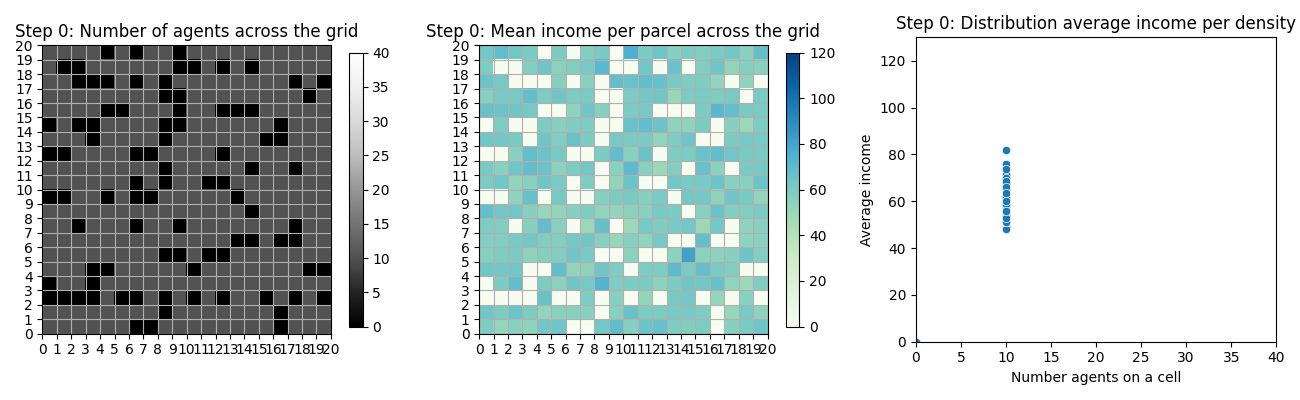
#> input picture Model4/modelrun_images/step000.png, 1300 x 400 px; its folder holds only this picture in this run
$ jupyter execute --allow-errors analysis04.ipynb   (shell and % lines are left out)
#> lines starting #> are read from the running program, lines starting #| are printed output that depends on the picture
### src/model04.py
from mesa import Model, Agent
from mesa.time import RandomActivation
from mesa.space import MultiGrid
from mesa.datacollection import DataCollector
from numpy import random
from statistics import median
import numpy as np
# from src.plots import model_plots
from scipy.stats import skewnorm
from scipy.stats import uniform

class SchellingAgent(Agent):
    """
    Schelling segregation agent
    """

    # [50 lines left out: functions __init__, step, not called in this run]

class Schelling(Model):
    """
    Model class for the Schelling segregation model [Changed 15/11].
    """

    def __init__(self, height=20, width=20, density=0.8, income_distribution_type='right'):
        self.height = height
        self.width = width
        self.density = density
        self.income_distribution_type = income_distribution_type

        self.schedule = RandomActivation(self)
        self.grid = MultiGrid(width, height, torus=False)

        self.parcel_values = {}

        ### helper functions for data collector
        # [11 lines left out: functions get_counts, get_incomes, not called in this run]

        ### data collector
        self.datacollector = DataCollector(
            model_reporters=
            {
                #"agent_incomes": count_agents(),
                "agent_counts":  lambda m: get_counts(m),
                "agent_incomes": lambda m: get_incomes(m),
            },
            agent_reporters=
                {
                    "x": lambda a: a.pos[0],
                    "y": lambda a: a.pos[1]
                },
        )

        # Set up agents
        # We use a grid iterator that returns
        # the coordinates of a cell as well as
        # its contents. (coord_iter)
        #Placing the agents on the grid (every cell has 10 agents)
        for cell in self.grid.coord_iter():
            x = cell[1][0]
            y = cell[1][1]
            if self.random.random() < self.density:
                for i in range(0,10):
                    if self.income_distribution_type =='right':
                        agent = SchellingAgent((x,y,i), (x, y), self, skewnorm.rvs(10, loc=40, scale=25, size=1)[0]) #Adding income distribution
                    elif self.income_distribution_type =='left':
                        agent = SchellingAgent((x, y, i), (x, y), self, skewnorm.rvs(-5, loc=120, scale=25, size=1)[0])
                    elif self.income_distribution_type =='normal':
                        agent = SchellingAgent((x, y, i), (x, y), self, random.normal(loc=80, scale=15))
                    elif self.income_distribution_type =='uniform':
                        agent = SchellingAgent((x, y, i), (x, y), self, uniform.rvs(loc=30, scale=100))
                    else:
                        print("ERROR no correct income distribution type defined!!")
                    self.grid.place_agent(agent =agent, pos=(x, y))
                    self.schedule.add(agent)

        self.datacollector.collect(self)


    # [43 lines left out: functions step, run_model, not called in this run]

### notebooks/analysis04.ipynb
[cell 1]
import os
import numpy as np
import matplotlib.pyplot as plt
from scipy.stats import skewnorm
import statistics
from scipy.stats import uniform
import seaborn as sns
import math
import cv2

from src.model04 import Schelling
import src.plots as plots

Now we instantiate a model instance: a 20x20 grid, with an 80% chance of an agent being placed in each cell, and the income distribution is skewed to the right (There are 4 types of income distribution available: 'right' , 'left' , 'normal' , 'uniform'. For more information and visualisation of the distributions, scroll to the end of this document)

#> (a cell that did not finish here is left out)

#> (a cell that did not finish here is left out)

**Plots from datacollector, with normalized lims...**

#> (a cell that did not finish here is left out)

[cell 5]
# make folder and plots at each step

os.makedirs("../results/model04/", exist_ok = True)

#> (the rest of this cell did not finish here and is left out)

[cell 6]
# make video
fps = 1
img_folder_name = "../results/model04/"
images = sorted([img for img in os.listdir(img_folder_name) if img.endswith(".png")])
video_name = "../results/model04/video.mp4"
#> (the rest of this cell did not finish here and is left out)

***
***

### STD and max, min of cells and neighborhoods ###

[cell 7]
model_income = []
model_income_std = []

#> (the rest of this cell did not finish here and is left out)

[cell 8]
model_income_mean = []
model_income_std = []
#> (the rest of this cell did not finish here and is left out)

[cell 9]
model_income_mean = []
model_income_min = []
model_income_max = []
#> (the rest of this cell did not finish here and is left out)

## Transform plots into a video ##

[cell 10]
import imageio
import os

image_folder = '../Model4/modelrun_images'  # Replace this with your image folder path
video_name = 'output_video.mp4'  # Output video file name
output_folder = '../Model4'

images = []
file_names = sorted([os.path.join(image_folder, fn) for fn in os.listdir(image_folder) if fn.endswith('.png')])

for file_name in file_names:
    images.append(imageio.imread(file_name))

# Save the images as a video
video_path = os.path.join(output_folder, video_name)
imageio.mimsave(video_path, images, fps=1)

print(f"Video created: {video_path}")

### Used income distributions for the model ###

[cell 11]
# Set the seed for reproducibility
np.random.seed(42)

# Parameters for the skewed distribution
a = 10  # shape parameter (controls skewness)
loc = 40  # mean of the distribution
scale = 25  # standard deviation

# Generate random samples from a skewed distribution
data = skewnorm.rvs(a, loc=loc, scale=scale, size=1000)

# Plot the histogram
plt.hist(data, bins=30, density=True, alpha=0.7, color='blue')

# Plot the probability density function (PDF) of the skewed distribution
xmin, xmax = plt.xlim()
x = np.linspace(xmin, xmax, 100)
p = skewnorm.pdf(x, a, loc=loc, scale=scale)
plt.plot(x, p, 'k', linewidth=2)

# Add labels and title
plt.xlabel('Value')
plt.ylabel('Frequency')
plt.title('Right-Skewed Distribution')
plt.show()
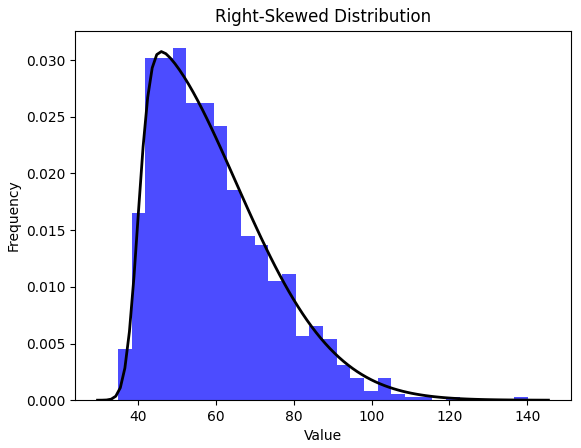
#> figure drawn by matplotlib, 1 panel; tallest bar 0.0311 high, from x = 48.93 to 52.44; curve peaks at x = 46, y = 0.0308

[cell 12]
# Parameters for the left-skewed distribution
a_left_skewed = -5  # shape parameter (controls skewness)
mean = 120  # desired mean of the distribution
scale = 25  # standard deviation

# Calculate the location parameter based on the desired mean
loc_left_skewed = mean - scale * a_left_skewed / 2  # For a left-skewed distribution

# Generate random samples from the left-skewed distribution
data_left_skewed = skewnorm.rvs(a_left_skewed, loc=mean, scale=scale, size=1000)

# Plot the histogram of the left-skewed distribution
plt.hist(data_left_skewed, bins=30, density=True, alpha=0.7, color='blue', label='Histogram')

# Plot the probability density function (PDF) of the left-skewed distribution
xmin, xmax = plt.xlim()
x = np.linspace(xmin, xmax, 100)
p = skewnorm.pdf(x, a_left_skewed, loc=mean, scale=scale)
plt.plot(x, p, 'k', linewidth=2, label='PDF')

# Add labels and title
plt.xlabel('Value')
plt.ylabel('Frequency')
plt.title('Left-Skewed Distribution')

plt.savefig('../Model4/test.png')
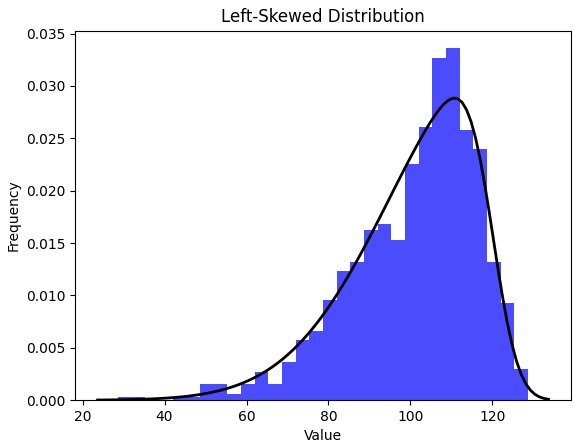
#> figure drawn by matplotlib, 1 panel; tallest bar 0.0336 high, from x = 108.7 to 112; curve peaks at x = 110.3, y = 0.0288

[cell 13]
# Generate random data following a normal distribution
mean = 80  # Mean of the distribution
std_dev = 15  # Standard deviation of the distribution
num_samples = 1000  # Number of samples

# Generate random samples from a normal distribution
data = np.random.normal(mean, std_dev, num_samples)

# Create a histogram to visualize the distribution
plt.hist(data, bins=30, density=True, alpha=0.7, color='skyblue', label='Histogram')

# Plot the probability density function (PDF) of the normal distribution
xmin, xmax = plt.xlim()
x = np.linspace(xmin, xmax, 100)
p = (1/(std_dev * np.sqrt(2 * np.pi))) * np.exp(-(x - mean)**2 / (2 * std_dev**2))
plt.plot(x, p, 'k', linewidth=2, label='PDF')

# Add labels, title, and legend
plt.xlabel('Value')
plt.ylabel('Probability Density')
plt.title('Normal Distribution with PDF')
plt.legend()

# Show the plot
plt.show()
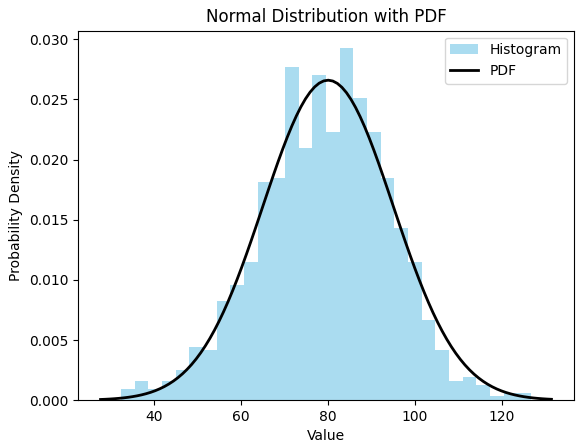
#> figure drawn by matplotlib, 1 panel; tallest bar 0.0293 high, from x = 82.67 to 85.81; curve peaks at x = 80.05, y = 0.0266

[cell 14]
# Parameters for the uniform distribution
lower_bound = 30  # Lower bound of the distribution
upper_bound = 130  # Upper bound of the distribution

# Generate random samples from a uniform distribution
num_samples = 1000  # Number of samples
data = uniform.rvs(loc=lower_bound, scale=upper_bound - lower_bound, size=num_samples)

# Create a histogram to visualize the distribution
plt.hist(data, bins=30, density=True, alpha=0.7, color='skyblue', label='Histogram')

# Plot the probability density function (PDF) of the uniform distribution
x = np.linspace(lower_bound - 10, upper_bound + 10, 100)
pdf = uniform.pdf(x, loc=lower_bound, scale=upper_bound - lower_bound)
plt.plot(x, pdf, 'k', linewidth=2, label='PDF')

# Add labels, title, and legend
plt.xlabel('Value')
plt.ylabel('Probability Density')
plt.title('Uniform Distribution with PDF')
plt.legend()

# Show the plot
plt.show()
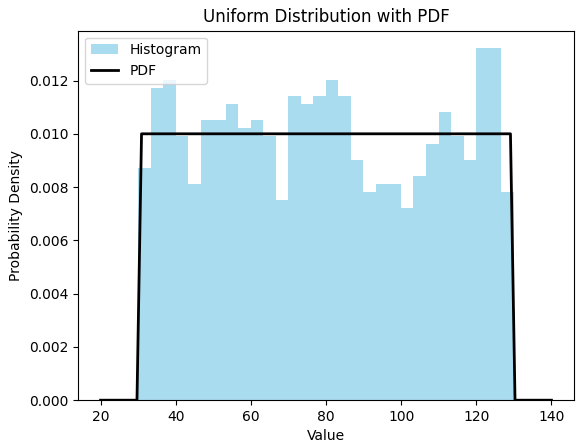
#> figure drawn by matplotlib, 1 panel; curve peaks at x = 30.91, y = 0.01
